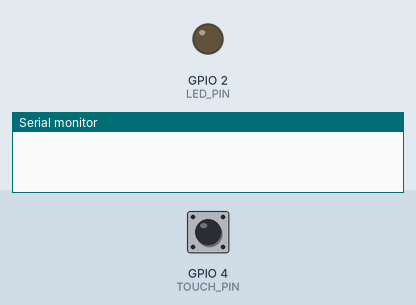
Bench run of a sketch on a simulated ESP32. On the bench: output pins drawn as LEDs (lit = HIGH), the last lines printed to the serial monitor. Inputs (shaded band) come from the test bench; at power-on: GPIO 4 (TOUCH_PIN) HIGH.

Above: at 0.0 s.
At 1.1 s:
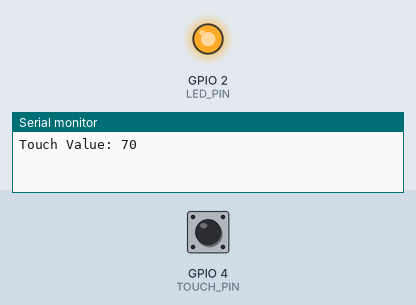
Timing chart, 0 to 2.6 s (numbered marks = the images above):
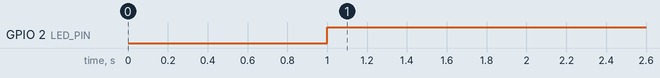

Measured:
- by itself, GPIO 2 (LED_PIN): LOW → HIGH at 1.0 s

The sketch:

ex04.1.ino
```cpp
// 定义触摸引脚 (T0对应GPIO4)
#define TOUCH_PIN 4
// 定义LED引脚 (ESP32 DevKit板载LED通常是GPIO2)
#define LED_PIN 2
// 中断模式设置：0为轮询模式，1为中断模式
#define EXT_ISR_MODE 0

// 阈值，需要通过串口监视器观察并调整
int threshold = 700;
// 触摸值
int touchValue;

void setup() {
  Serial.begin(115200);
  delay(1000); // 等待串口稳定

  pinMode(LED_PIN, OUTPUT);
}

void loop() {
  touchValue = touchRead(TOUCH_PIN);
  Serial.print("Touch Value: ");
  Serial.println(touchValue);

  // 简单的阈值判断逻辑
  if (touchValue < threshold) {
    digitalWrite(LED_PIN, HIGH); // 触摸时，值变小，LED亮
  } else {
    digitalWrite(LED_PIN, LOW);  // 未触摸，LED灭
  }

  delay(100);
}
```
